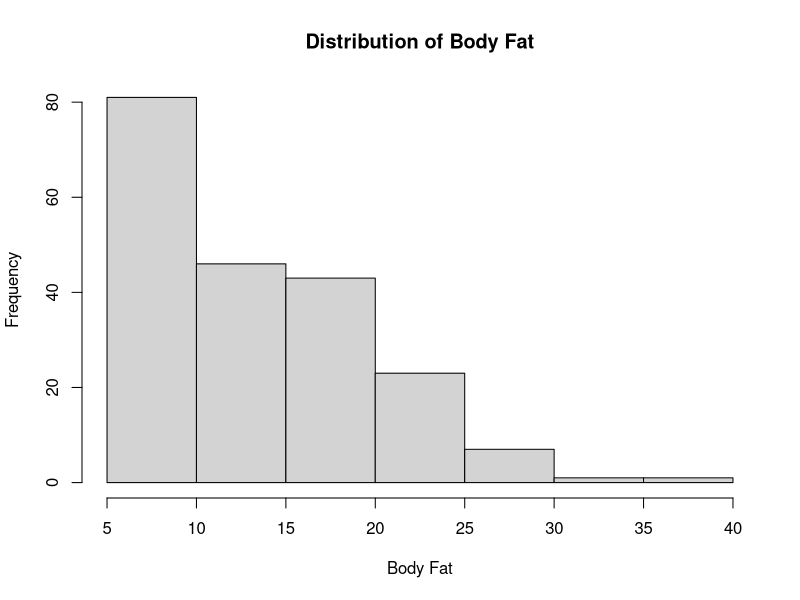
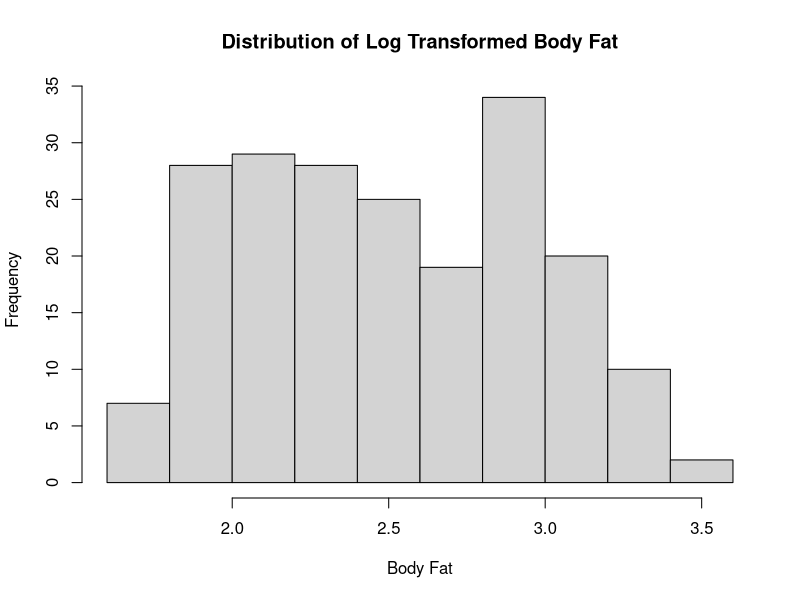
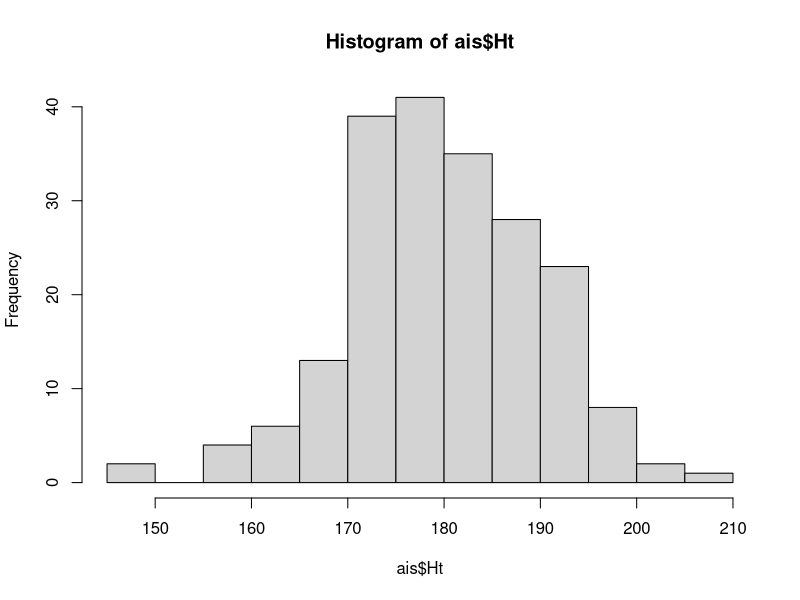
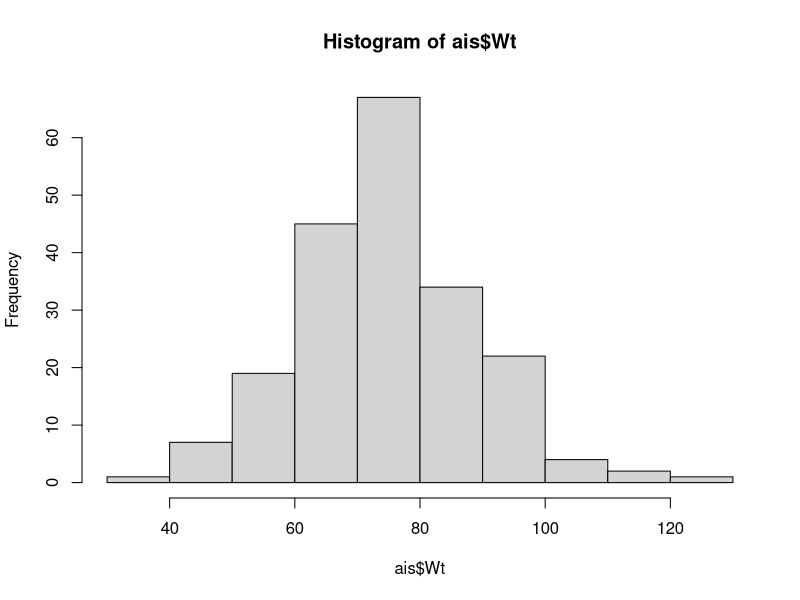
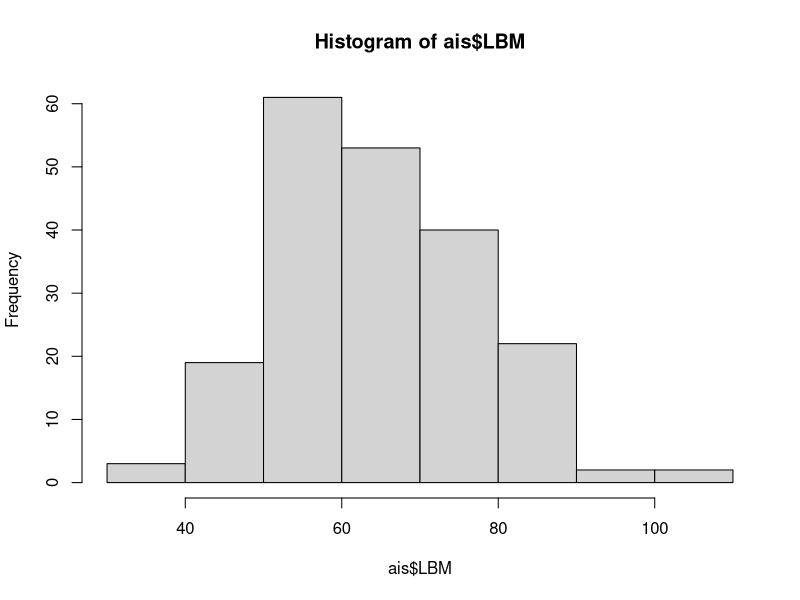
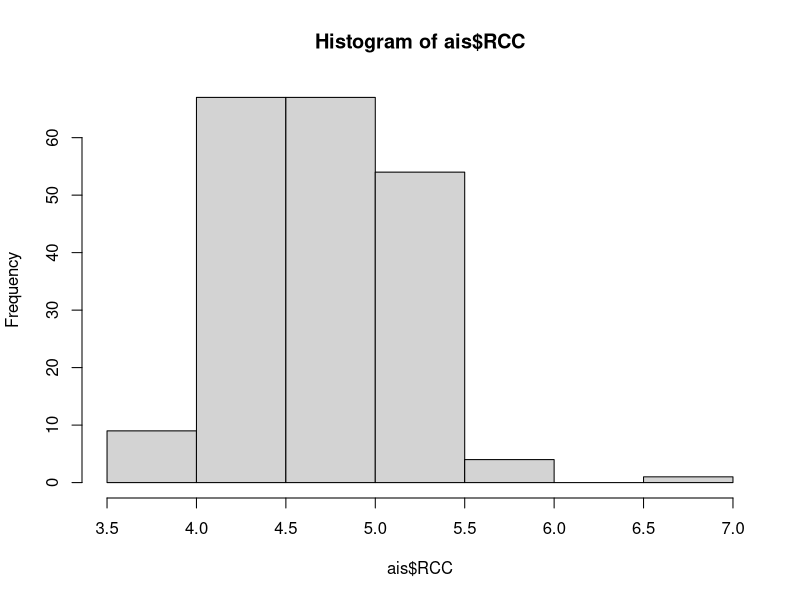
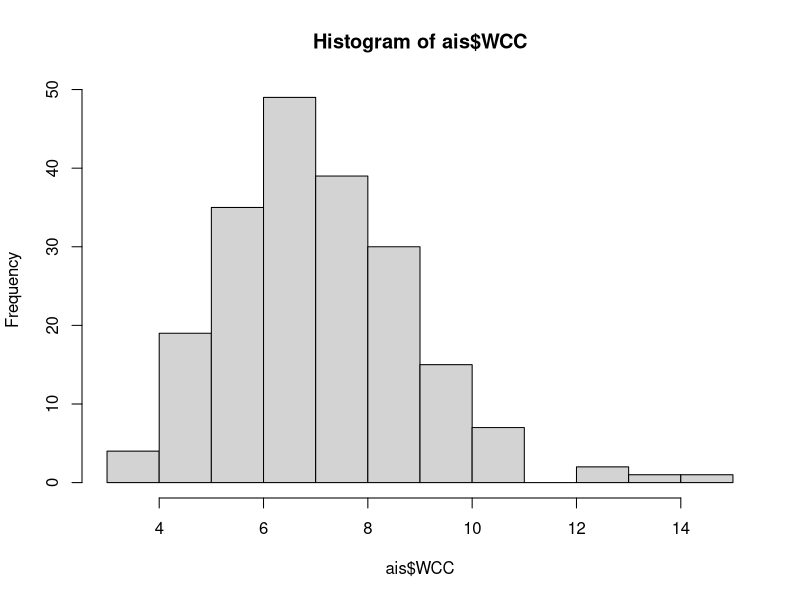
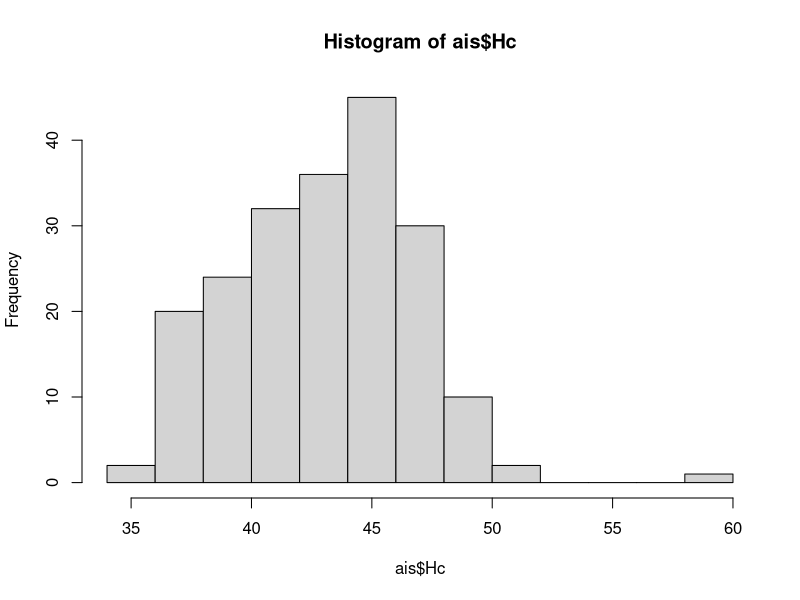

Write R code to recreate these figures, in order. (Note: this script raises an error after producing the figures.)
#https://www.mayoclinic.org/tests-procedures/hematocrit/about/pac-20384728
#https://www.rdocumentation.org/packages/alr4/versions/1.0.5/topics/ais
#require(MASS)

ais = read.csv("ais.csv")
#pairs(ais)
#summary(ais)

#sum(ais$Sex[which(ais$Sex == 1)])
#class(ais$Sport)
#class(ais$Sex)
#ais$Sex = as.factor(ais$Sex)
ais$Sex <- factor(ais$Sex,levels = c(0,1),labels = c("Male", "Female"))


summary(ais$Sex)
#males = which(ais$Sex == 0)
#ais$Sex = "Female"  
#ais$Sex[males] = "Male"
#summary(ais$Sport)
#names(ais)
#k nearest neighbors sport

#table(ais$Sport) #response
#table(ais$Sex) 

#plot histograms of variable to check for normality
hist(ais$Bfat, xlab="Body Fat", main = "Distribution of Body Fat") #possible response variable looks skewed
ais$log_bfat = log(ais$Bfat)
shapiro.test(ais$log_bfat)

hist(ais$log_bfat, xlab="Body Fat", main = "Distribution of Log Transformed Body Fat")


hist(ais$Ht)
hist(ais$Wt)
hist(ais$LBM)
hist(ais$RCC)
hist(ais$WCC)
hist(ais$Hc)
hist(ais$Hg)
hist(ais$Ferr)
hist(ais$BMI)
hist(ais$SSF)



#Make variable Ball Sport if 1 if sport involves ball and zero if no ball involved.
#are there variables that predict whether an athletes plays a sport involving a ball.
#ball_sports = c("b_ball", "w_polo", "tennis", "netball")
#ais$ballsport = 0

#ais$ballsport[which(ais$Sport %in% ball_sports)] = 1
#ais$ballsport <- factor(ais$ballsport,levels = c(0,1),labels = c("No Ball", "Ball"))
ais = ais[,c(2:13)]
#table(ais$ballsport)

pairs(ais)

############################################################################################
##### Double cross-validation with a pre-defined cv function for inner model selection #####				 
############################################################################################
#install.packages("glmnet")
library(glmnet)  # use LASSO model from package glmnet 
lambdalist = c(0:10)/100  # defines models to consider


##### model selection ##### reference - PenalizedModelAssessment.R from Lesson 5
fulldata.in = ais
x.in = model.matrix(Bfat~.,data=fulldata.in)[,-1]
y.in = fulldata.in[,1]
k.in = 10 
n.in = dim(fulldata.in)[1]
groups.in = c(rep(1:k.in,floor(n.in/k.in)),1:(n.in%%k.in))  #produces list of group labels
set.seed(8)
cvgroups.in = sample(groups.in,n.in)  #orders randomly, with seed (8) 
#LASSO cross-validation
cvLASSOglm.in = cv.glmnet(x.in, y.in, lambda=lambdalist, alpha = 1, nfolds=k.in, foldid=cvgroups.in)
plot(cvLASSOglm.in$lambda,cvLASSOglm.in$cvm,type="l",lwd=2,col="red",xlab="lambda",ylab="CV(10)")
whichlowestcvLASSO.in = order(cvLASSOglm.in$cvm)[1]; min(cvLASSOglm.in$cvm)
bestlambdaLASSO = (cvLASSOglm.in$lambda)[whichlowestcvLASSO.in]; bestlambdaLASSO
abline(v=bestlambdaLASSO)
bestlambdaLASSO  # this is the lambda for the best LASSO model
LASSOfit.in = glmnet(x.in, y.in, alpha = 1,lambda=lambdalist)  # fit the model across possible lambda
LASSObestcoef = coef(LASSOfit.in, s = bestlambdaLASSO); LASSObestcoef # coefficients for the best model fit








##### model assessment OUTER shell #####
# fulldata.out = bodyfat
# k.out = 10 
# n.out = dim(fulldata.out)[1]
# #define the cross-validation splits 
# groups.out = c(rep(1:k.out,floor(n.out/k.out)),1:(n.out%%k.out))  #produces list of group labels
# set.seed(8)
# cvgroups.out = sample(groups.out,n.out)  #orders randomly, with seed (8) 
# 
# allpredictedCV.out = rep(NA,n.out)
# for (j in 1:k.out)  {  #be careful not to re-use loop indices
#   groupj.out = (cvgroups.out == j)
#   traindata.out = bodyfat[!groupj.out,]
#   trainx.out = model.matrix(BodyFatSiri~.,data=traindata.out)[,-(1:4)]
#   trainy.out = traindata.out[,3]
#   testdata.out = bodyfat[groupj.out,]
#   testx.out = model.matrix(BodyFatSiri~.,data=testdata.out)[,-(1:4)]
#   testy.out = testdata.out[,3]
#   ### entire model-fitting process ###
#   ###	:	:	:	:	:	:	:  ###
#   ###   :	:	:	:	:	:	:  ###
#   ### resulting in bestlambdaLASSO ###
#   LASSOtrainfit.out = glmnet(trainx.out, trainy.out, alpha = 1,lambda=lambdalist)
#   allpredictedCV.out[groupj.out] = predict(LASSOtrainfit.out,newx=testx.out,s=bestlambdaLASSO)
# }
# #assessment
# y.out = fulldata.out$BodyFatSiri
# CV.out = sum((allpredictedCV.out-y.out)^2)/n.out; CV.out
# R2.out = 1-sum((allpredictedCV.out-y.out)^2)/sum((y.out-mean(y.out))^2); R2.out






##### model assessment OUTER CV (with model selection INNER CV as part of model-fitting) #####
fulldata.out = ais
k.out = 10 
n.out = dim(fulldata.out)[1]
#define the cross-validation splits 
groups.out = c(rep(1:k.out,floor(n.out/k.out)),1:(n.out%%k.out))  #produces list of group labels
set.seed(8)
cvgroups.out = sample(groups.out,n.out)  #orders randomly, with seed (8) 

allpredictedCV.out = rep(NA,n.out)
for (j in 1:k.out)  {  #be careful not to re-use loop indices
  groupj.out = (cvgroups.out == j)
  traindata.out = ais[!groupj.out,]
  trainx.out = model.matrix(Bfat~.,data=traindata.out)[,-1]
  trainy.out = traindata.out[,1]
  testdata.out = ais[groupj.out,]
  testx.out = model.matrix(Bfat~.,data=testdata.out)[,-1]
  testy.out = testdata.out[,1]
  ### entire model-fitting process ###
  fulldata.in = traindata.out  # only input the data used to fit the model
  x.in = model.matrix(Bfat~.,data=fulldata.in)[,-1]
  y.in = fulldata.in[,1]
  k.in = 10 
  n.in = dim(fulldata.in)[1]
  groups.in = c(rep(1:k.in,floor(n.in/k.in)),1:(n.in%%k.in))  #produces list of group labels
  #    set.seed(8)   # do not reset seed for each internal loop
  cvgroups.in = sample(groups.in,n.in)  #orders randomly, with seed (8) 
  #LASSO cross-validation
  cvLASSOglm.in = cv.glmnet(x.in, y.in, lambda=lambdalist, alpha = 1, nfolds=k.in, foldid=cvgroups.in)
  plot(cvLASSOglm.in$lambda,cvLASSOglm.in$cvm,type="l",lwd=2,col="red",xlab="lambda",ylab="CV(10)")
  whichlowestcvLASSO.in = order(cvLASSOglm.in$cvm)[1]; min(cvLASSOglm.in$cvm)
  bestlambdaLASSO = (cvLASSOglm.in$lambda)[whichlowestcvLASSO.in]; bestlambdaLASSO
  abline(v=bestlambdaLASSO)
  ### resulting in bestlambdaLASSO ###
  LASSOtrainfit.out = glmnet(trainx.out, trainy.out, alpha = 1,lambda=lambdalist)
  allpredictedCV.out[groupj.out] = predict(LASSOtrainfit.out,newx=testx.out,s=bestlambdaLASSO)
}
#assessment
y.out = fulldata.out$Bfat
CV.out = sum((allpredictedCV.out-y.out)^2)/n.out
R2.out = 1-sum((allpredictedCV.out-y.out)^2)/sum((y.out-mean(y.out))^2)
CV.out; R2.out



























###############################################################################################
##### Double cross-validation with inner loop for selection and outer loop for assessment #####				 
###############################################################################################

#model list specification
nmodels = 11
Model1 = (Bfat ~ Sex)
Model2 = (Bfat ~ Sex+Ht)
Model3 = (Bfat ~ Sex+Ht+Wt)
Model4 = (Bfat ~ Sex+Ht+Wt+SSF)
Model5 = (Bfat ~ Sex+Ht+Wt+SSF+LBM+RCC)
Model6 = (Bfat ~ Sex+Ht+Wt+SSF+LBM+RCC+WCC)
Model7 = (Bfat ~ Sex+Ht+Wt+SSF+LBM+RCC+WCC+Hc)
Model8 = (Bfat ~ Sex+Ht+Wt+SSF+LBM+RCC+WCC+Hc+Hg)
Model9 = (Bfat ~ Sex+Ht+Wt+SSF+LBM+RCC+WCC+Hc+Hg+Ferr)
Model10 = (Bfat ~ Sex+Ht+Wt+SSF+LBM+RCC+WCC+Hc+Hg+Ferr+BMI)
Model11 = (Bfat ~ Sex+Ht+Wt+SSF+LBM+RCC+WCC+Hc+Hg+Ferr+BMI)
allModels = list(Model1,Model2,Model3,Model4,Model5,Model6,Model7,
                 Model8,Model9,Model10,Model11)	













# ##### model selection ##### reference - RcmdsCVselection from lesson 2
# fulldata.in = ais
# k.in = 10 
# n.in = dim(fulldata.in)[1]
# groups.in = c(rep(1:k.in,floor(n.in/k.in)),1:(n.in%%k.in))  #produces list of group labels
# set.seed(8)
# cvgroups.in = sample(groups.in,n.in)  #orders randomly, with seed (8) 
# 
# allpredictedCV.in = matrix(rep(NA,n.in*nmodels),ncol=nmodels)
# for (i in 1:k.in)  {
#   groupi.in = (cvgroups.in == i)
#   #fit the model
#   #placing various model fits INSIDE cross-validation loop makes the program easier-to-adapt to new model fits
#   for (m in 1:nmodels) {
#     lmfitCV.in = lm(formula = allModels[[m]],data=bodyfat,subset=!groupi.in)
#     allpredictedCV.in[groupi.in,m] = predict.lm(lmfitCV.in,fulldata.in[groupi.in,])
#   }
# }
# allmodelCV.in = rep(NA,nmodels) #place-holder for results
# for (m in 1:nmodels) { allmodelCV.in[m] = sum((allpredictedCV.in[,m]-fulldata.in$BodyFatSiri)^2)/n.in}
# plot(1:nmodels,allmodelCV.in,col="red",pch=20)
# bestmodel.in = (1:nmodels)[order(allmodelCV.in)[1]]  # actual selection
# 
# REGRbestcoef = coef(lm(formula = allModels[[bestmodel.in]], data=fulldata.in)); REGRbestcoef # coefficients for the best model fit
# bestmodel.in
# 
# 
# 
# 
# 
# 
# 
# 
# 
# 
# ##### model assessment OUTER CV shell #####
# fulldata.out = bodyfat
# k.out = 10 
# n.out = dim(fulldata.out)[1]
# #define the cross-validation splits for assessment
# groups.out = c(rep(1:k.out,floor(n.out/k.out)),1:(n.out%%k.out))  #produces list of group labels
# set.seed(8)
# cvgroups.out = sample(groups.out,n.out)  #orders randomly, with seed (8) 
# 
# allpredictedCV.out = rep(NA,n.out)
# for (j in 1:k.out)  {  #be careful not to re-use loop indices
#   groupj.out = (cvgroups.out == j)
#   traindata.out = bodyfat[!groupj.out,]
#   testdata.out = bodyfat[groupj.out,]
#   ### entire model-fitting process ###
#   ###	:	:	:	:	:	:	:  ###
#   ###   :	:	:	:	:	:	:  ###
#   ###  resulting in bestmodel.in   ###
#   lmfitCV.out = lm(allModels[[bestmodel.in]],traindata.out)
#   allpredictedCV.out[groupj.out] = predict.lm(lmfitCV.out,testdata.out)
# }
# #assessment
# y.out = fulldata.out$BodyFatSiri
# CV.out = sum((allpredictedCV.out-y.out)^2)/n.out
# R2.out = 1-sum((allpredictedCV.out-y.out)^2)/sum((y.out-mean(y.out))^2)
# CV.out; R2.out









##### model assessment OUTER CV (with model selection INNER CV as part of model-fitting) #####
fulldata.out = ais
k.out = 10 
n.out = dim(fulldata.out)[1]
#define the cross-validation splits for assessment
groups.out = c(rep(1:k.out,floor(n.out/k.out)),1:(n.out%%k.out))  #produces list of group labels
set.seed(8)
cvgroups.out = sample(groups.out,n.out)  #orders randomly, with seed (8) 

allpredictedCV.out = rep(NA,n.out)
for (j in 1:k.out)  {  #be careful not to re-use loop indices
  groupj.out = (cvgroups.out == j)
  traindata.out = ais[!groupj.out,]
  testdata.out = ais[groupj.out,]
  ### entire model-fitting process ###
  fulldata.in = traindata.out   # only input the data used to fit the model
  k.in = 10 
  n.in = dim(fulldata.in)[1]
  groups.in = c(rep(1:k.in,floor(n.in/k.in)),1:(n.in%%k.in))  #produces list of group labels
  #    set.seed(8)   # do not reset seed for each internal loop
  cvgroups.in = sample(groups.in,n.in)  #orders randomly, with seed (8) 
  
  allpredictedCV.in = matrix(rep(NA,n.in*nmodels),ncol=nmodels)  
  for (i in 1:k.in)  {
    groupi.in = (cvgroups.in == i)
    for (m in 1:nmodels) {
      lmfitCV.in = lm(formula = allModels[[m]],data=ais,subset=!groupi.in)
      allpredictedCV.in[groupi.in,m] = predict.lm(lmfitCV.in,fulldata.in[groupi.in,])
    }
  }
  allmodelCV.in = rep(NA,nmodels) #place-holder for results
  for (m in 1:nmodels) { allmodelCV.in[m] = sum((allpredictedCV.in[,m]-fulldata.in$Bfat)^2)/n.in}
  plot(1:nmodels,allmodelCV.in,col="red",pch=20)
  bestmodel.in = (1:nmodels)[order(allmodelCV.in)[1]]  # actual selection
  ###  resulting in bestmodel.in   ###
  lmfitCV.out = lm(allModels[[bestmodel.in]],traindata.out)
  allpredictedCV.out[groupj.out] = predict.lm(lmfitCV.out,testdata.out)
}
#assessment
y.out = fulldata.out$Bfat
CV.out = sum((allpredictedCV.out-y.out)^2)/n.out
R2.out = 1-sum((allpredictedCV.out-y.out)^2)/sum((y.out-mean(y.out))^2)
CV.out; R2.out


#based on the plots use model that has 4 measurements. model does not improve after that. use full data set to estimate coefficients
#pick 4 easiest quantities to measure Sex, Ht, Wt, SSF (sum of skin folds)
#Describe sum of skin folds procedure

#https://www.verywellfit.com/calculate-body-fat-by-measuring-skinfolds-3120273

ModelFinal = (log_bfat ~ Sex+Wt+SSF)
finalModel = lm(formula = ModelFinal,data=ais)
finalModel
summary(finalModel)
hist(ais$Ht)

#in the final model it appears that Wt and Ht are not significant, so can further simplify model to just be SSF and Sex

#show histograms of predictors.

#perform shapiro test to show normality assumption to be true
shapiro.test(ais$Bfat) #response not normal, maybe transform
hist(ais$Bfat)

shapiro.test(ais$Ht)
shapiro.test(ais$Wt)
shapiro.test(ais$LBM) #not normal
shapiro.test(ais$RCC) #not normal
shapiro.test(ais$WCC) #not normal
shapiro.test(ais$Hc) #not normal
shapiro.test(ais$Hg)  #not normal
shapiro.test(ais$Ferr) #not normal
shapiro.test(ais$BMI) #not normal
shapiro.test(ais$SSF)  #not normal


#take log of all variables that are not normal
ais$Bfat = log(ais$Bfat)
ais$LBM = log(ais$LBM)
ais$RCC = log(ais$RCC)
ais$WCC = log(ais$WCC)
ais$Hc = log(ais$Hc)
ais$Hg = log(ais$Hg)
ais$Ferr = log(ais$Ferr)
ais$BMI = log(ais$BMI)
ais$SSF = log(ais$SSF)
